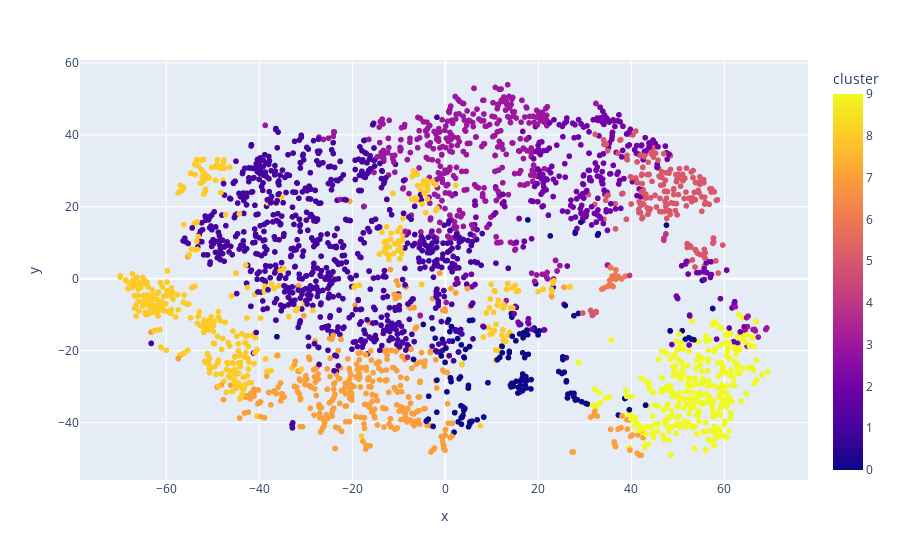

Notebook code for this chart:
### Code cell
# Visualizing the Clusters with t-SNE
tsne_pipeline = Pipeline([('scaler', StandardScaler()), ('tsne', TSNE(n_components=2, verbose=1))])
genre_embedding = tsne_pipeline.fit_transform(X)
projection = pd.DataFrame(columns=['x', 'y'], data=genre_embedding)
projection['genres'] = genre_df['genres']
projection['cluster'] = genre_df['cluster']

fig = px.scatter(
    projection, x='x', y='y', color='cluster', hover_data=['x', 'y', 'genres'])
fig.show()

### Figure 1 — Plotly figure (JSON) as saved in the notebook; plotly's stock layout.template omitted (floating-point values rounded to 4 significant figures; data arrays with more than 128 entries replaced by an {"elided": "..."} marker saying what was removed)
{"data": [{"customdata": {"elided": "2973x1 str values"}, "hovertemplate": "x=%{x}<br>y=%{y}<br>genres=%{customdata[0]}<br>cluster=%{marker.color}<extra></extra>", "legendgroup": "", "marker": {"color": {"elided": "2973 int values"}, "coloraxis": "coloraxis", "symbol": "circle"}, "mode": "markers", "name": "", "showlegend": false, "type": "scattergl", "x": {"elided": "2973 float values"}, "xaxis": "x", "y": {"elided": "2973 float values"}, "yaxis": "y"}], "layout": {"coloraxis": {"colorbar": {"title": {"text": "cluster"}}, "colorscale": [[0, "#0d0887"], [0.1111, "#46039f"], [0.2222, "#7201a8"], [0.3333, "#9c179e"], [0.4444, "#bd3786"], [0.5556, "#d8576b"], [0.6667, "#ed7953"], [0.7778, "#fb9f3a"], [0.8889, "#fdca26"], [1, "#f0f921"]]}, "legend": {"tracegroupgap": 0}, "margin": {"t": 60}, "xaxis": {"anchor": "y", "domain": [0, 1], "title": {"text": "x"}}, "yaxis": {"anchor": "x", "domain": [0, 1], "title": {"text": "y"}}}}
